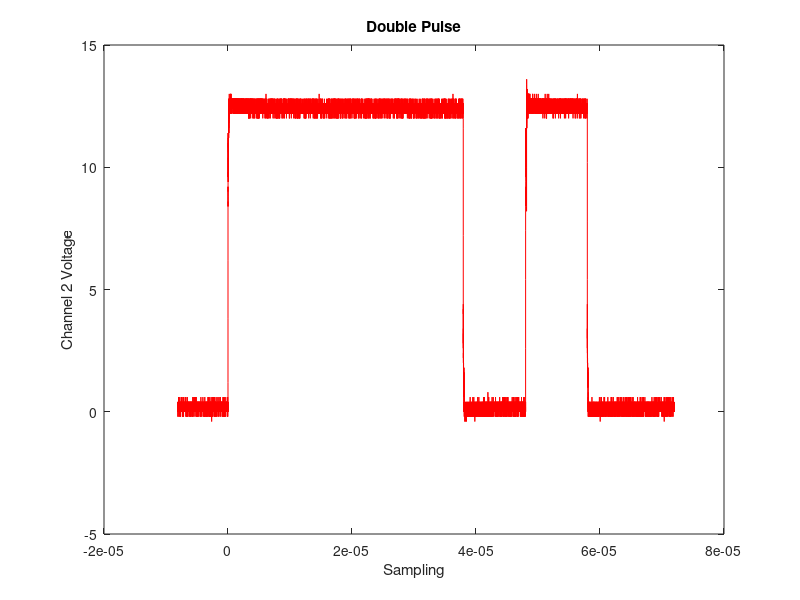
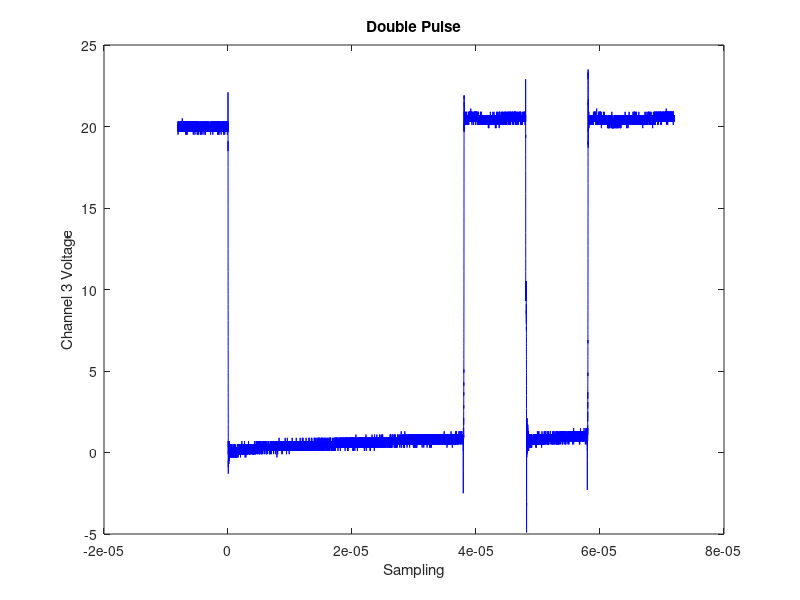
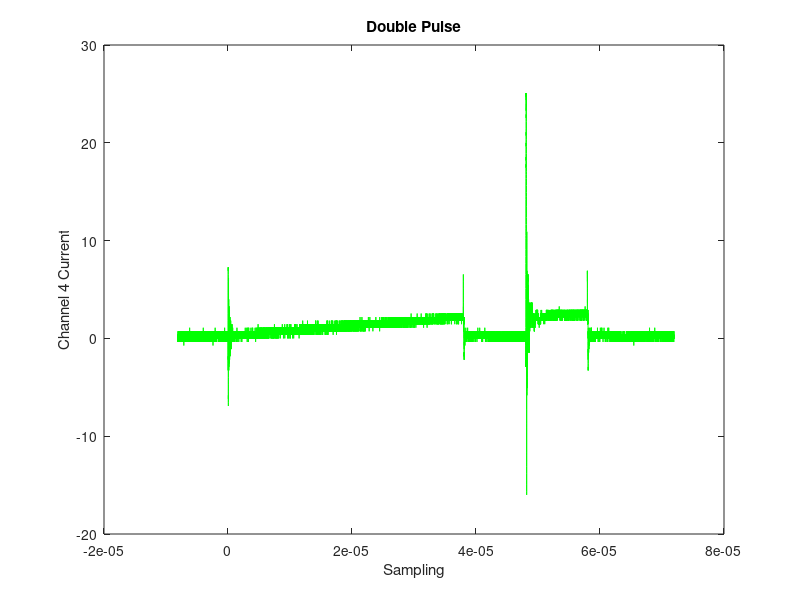
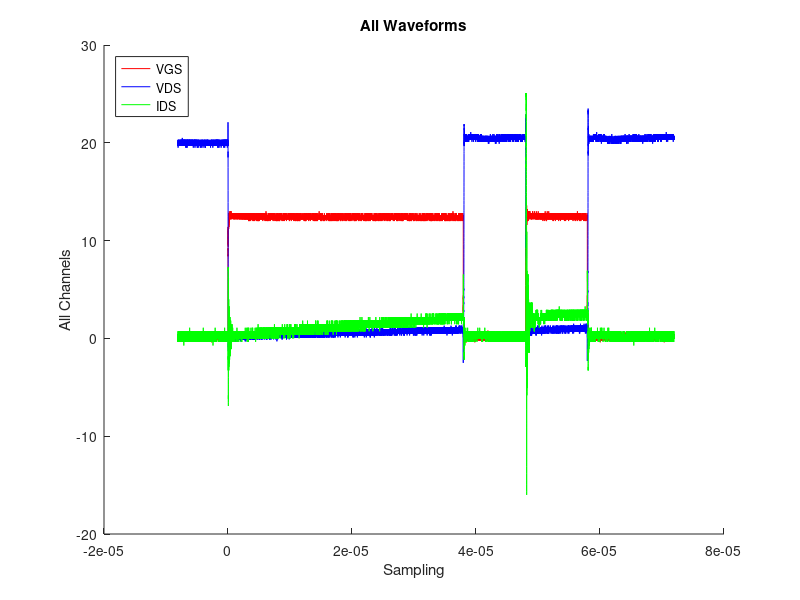

Write the MATLAB code that produced these figures, in order.
clear; close all;
clc;
load('tek0001ALL');

Rcheck = 0.11;
CH4 = CH4.*(1/Rcheck);%Due to osciloscope measuring voltage and not current
%need to voltage across known resistance to find the current

figure()
plot(time, CH2,'r');
xlabel('Sampling')
ylabel('Channel 2 Voltage')
title('Double Pulse');

figure()
plot(time, CH3,'b');
xlabel('Sampling')
ylabel('Channel 3 Voltage')
title('Double Pulse');

figure()
plot(time, CH4,'g');
xlabel('Sampling')
ylabel('Channel 4 Current')
title('Double Pulse');

%All Plots
figure()
hold on;
plot(time, CH2,'r');
plot(time, CH3,'b');
plot(time, CH4,'g');
legend('VGS','VDS','IDS','Location','northwest')
xlabel('Sampling')
ylabel('All Channels')
title('All Waveforms');
hold off

%Processing
%Measured with Data Cursor on Graph
t1 = 3.794e-05;
t2 = 3.808e-05;

del_t1 = abs(t1-t2);

t1Ind = find(time == t1);
t2Ind = find(time == t2);
numTimePoints = length(t1Ind:t2Ind);
EOFF = ((sum(CH3(t1Ind:t2Ind,1))./numTimePoints) + ...
    (sum(CH4(t1Ind:t2Ind,1))./numTimePoints)).*del_t1;
POFF = EOFF ./del_t1;
%Turn Off Plot
figure()
hold on;
plot(time(t1Ind:t2Ind,1), CH2(t1Ind:t2Ind,1),'r');
plot(time(t1Ind:t2Ind,1), CH3(t1Ind:t2Ind,1),'b');
plot(time(t1Ind:t2Ind,1), CH4(t1Ind:t2Ind,1),'g');
legend('VGS','VDS','IDS','Location','northwest')
xlabel('Sampling')
ylabel('All Channels')
title('Turn Off Waveforms');
hold off

t3 = 4.8e-05;
t4 = 4.814e-05;
del_t2 = abs(t3-t4);

%Energy Calculation

t3Ind = find(time == t3);
t4Ind = find(time == t4);
numTimePoints2 = length(t3Ind:t4Ind);
EON = ((sum(CH3(t3Ind:t4Ind,1))./numTimePoints2) + ...
    (sum(CH4(t3Ind:t4Ind,1))./numTimePoints2)).*del_t2;
PON = EON./del_t2;

%Turn On Plot
figure()
hold on;
plot(time(t3Ind:t4Ind,1), CH2(t3Ind:t4Ind,1),'r');
plot(time(t3Ind:t4Ind,1), CH3(t3Ind:t4Ind,1),'b');
plot(time(t3Ind:t4Ind,1), CH4(t3Ind:t4Ind,1),'g');
legend('VGS','VDS','IDS','Location','northwest')
xlabel('Sampling')
ylabel('All Channels')
title('Turn On Waveforms');
hold off

fprintf('ENERGY OFF | %dJ\nENERGY ON | %dJ\n',EOFF,EON);
fprintf('POWER OFF | %fW\nPOWER ON | %fW\n',POFF,PON);


